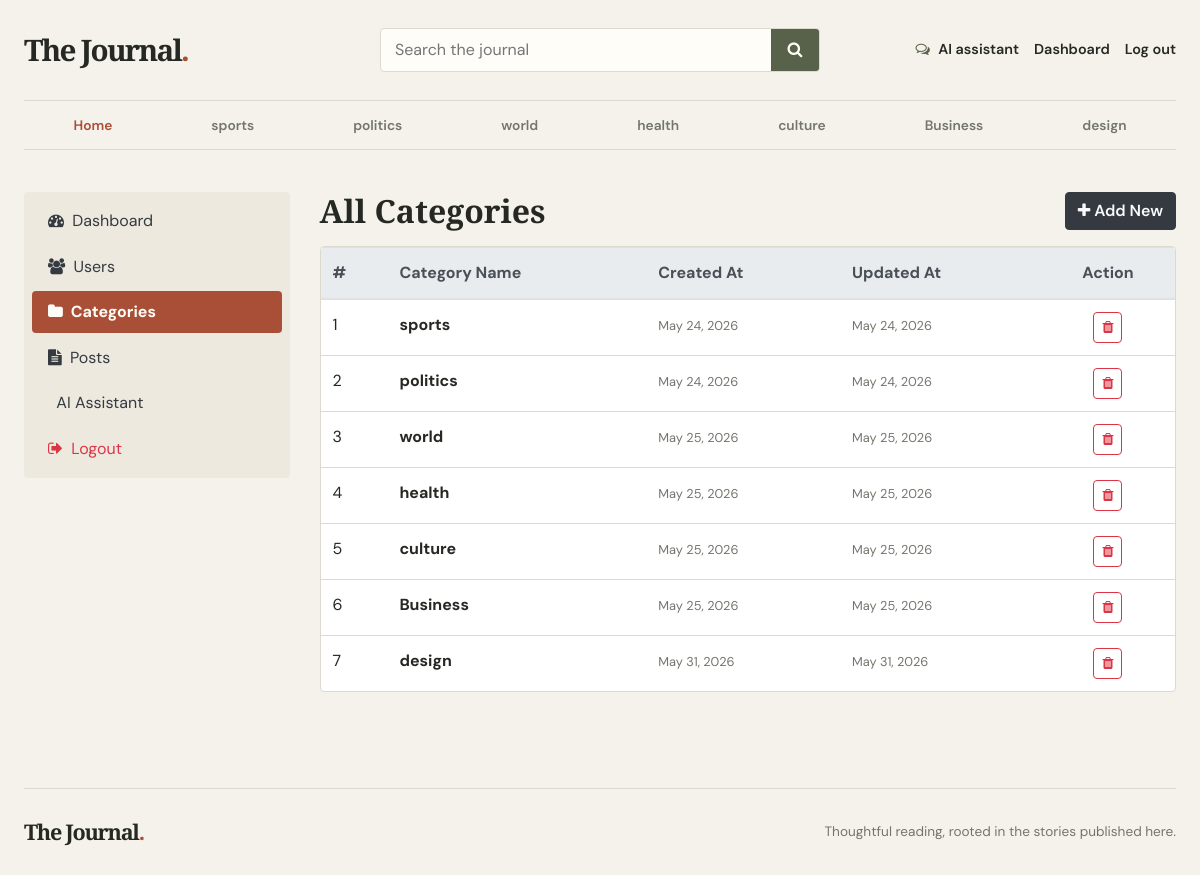
Before: /dashboards/categories/ (signed in) with the older database file.
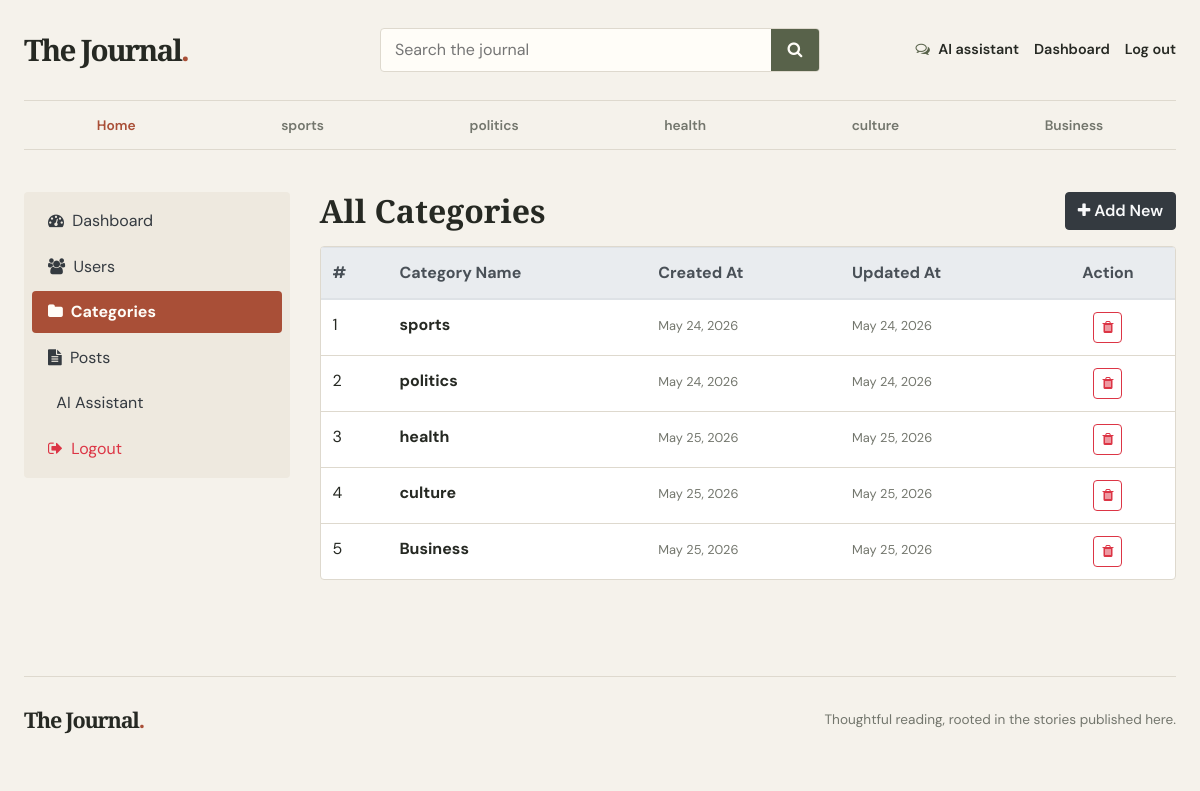
After: the same page with the newer database file.
### blog/models.py (models this page shows, shortened)
class category(models.Model):
    category_name = models.CharField(max_length=50 , unique=True)
    created_at = models.DateTimeField(auto_now_add=True)
    updated_at = models.DateTimeField(auto_now=True)
    class Meta:
        verbose_name_plural = "calegories"

### dashboards/views.py (the view)
# urls.py: path('categories/',views.categories,name='categories'),
@login_required(login_url='login')
def categories(request):
    return render(request, 'dashboards/categories.html')

### blog/context_processors.py (called while the page is built)
def get_categories(request):
    categories = category.objects.all()
    return dict(categories=categories)

### templates/dashboards/categories.html
{% extends 'base.html' %}
{% block content %}
<div class="row">
    {% include 'dashboards/sidebar.html' %}
    <div class="col-md-9">
        <div class="d-flex flex-wrap justify-content-between align-items-center mb-3">
            <h2 class="mb-2 mb-md-0">All Categories</h2>
            <a href="{% url 'add_category' %}" class="btn btn-dark text-light">
                <i class="fa fa-plus"></i> Add New
            </a>
        </div>
        <div class="table-responsive shadow-sm border rounded bg-white">
            <table class="table table-hover mb-0">
                <thead class="thead-light">
                  <tr>
                    <th>#</th>
                    <th>Category Name</th>
                    <th>Created At</th>
                    <th>Updated At</th>
                    <th class="text-center">Action</th>
                  </tr>
                </thead>
                <tbody>
                {% for cat in categories %}
                  <tr>
                    <td>{{ forloop.counter }}</td>
                    <td class="font-weight-bold">{{ cat.category_name }}</td>
                    <td><small class="text-muted">{{ cat.created_at|date:"M d, Y" }}</small></td>
                    <td><small class="text-muted">{{ cat.updated_at|date:"M d, Y" }}</small></td>
                    <td class="text-center">
                        <a href="{% url 'delete_category' cat.id %}" class="btn btn-sm btn-outline-danger" onclick="return confirm('Delete this category?');">
                            <i class="fa fa-trash"></i>
                        </a>
                    </td>
                  </tr>
                {% empty %}
                  <tr>
                    <td colspan="5" class="text-center py-4 text-muted">No categories available.</td>
                  </tr>
                {% endfor %}
                </tbody>
            </table>
        </div>
        <br>
    </div>
</div>
{% endblock %}

### templates/base.html (shortened to what this page needs)
{% load static %}
<!DOCTYPE html>
<html lang="en">
<head>
    <link href="https://getbootstrap.com/docs/4.0/dist/css/bootstrap.min.css" rel="stylesheet">
    <link href="{% static 'css/blog.css' %}" rel="stylesheet">
    <link rel="stylesheet" href="https://cdnjs.cloudflare.com/ajax/libs/font-awesome/4.7.0/css/font-awesome.min.css">
</head>
<body>
    <div class="site-shell">
      <header class="site-header">
        <div class="header-main">
          <a class="blog-header-logo" href="{% url 'home' %}" aria-label="The Journal home">The Journal<span>.</span></a>
          <form class="site-search" action="{% url 'search' %}" method="GET" role="search">
            <input id="site-search-input" type="search" name="keyword" value="{{ keyword|default:'' }}" placeholder="Search the journal">
            <button type="submit" aria-label="Search"><i class="fa fa-search" aria-hidden="true"></i></button>
          </form>
          <nav class="header-actions" aria-label="Account and tools">
            <a class="header-tool" href="{% url 'ai_chat' %}"><i class="fa fa-comments-o" aria-hidden="true"></i> AI assistant</a>
            {% if not user.is_authenticated %}
            <a class="header-account" href="{% url 'login' %}">Log in</a>
            <a class="button button-small" href="{% url 'register' %}">Create account</a>
            {% else %}
            <a class="header-account" href="{% url 'dashboard' %}">Dashboard</a>
            <a class="header-account" href="{% url 'logout' %}">Log out</a>
            {% endif %}
          </nav>
        </div>
        <div class="category-bar">
          <nav class="category-nav" aria-label="Categories">
            <a href="{% url 'home' %}">Home</a>
            {% for i in categories %}
            <a href="{% url 'post_by_category' i.id %}">{{ i.category_name }}</a>
            {% endfor %}
          </nav>
        </div>
      </header>
      {% block content %}{% endblock %}
      <footer class="site-footer">
        <a class="footer-brand" href="{% url 'home' %}">The Journal<span>.</span></a>
        <p>Thoughtful reading, rooted in the stories published here.</p>
      </footer>
    </div>
</body>
</html>

Changed rows visible on the page:
removed category: category_name "world", created_at "May 25, 2026", updated_at "May 25, 2026"
removed category: category_name "design", created_at "May 31, 2026", updated_at "May 31, 2026"
